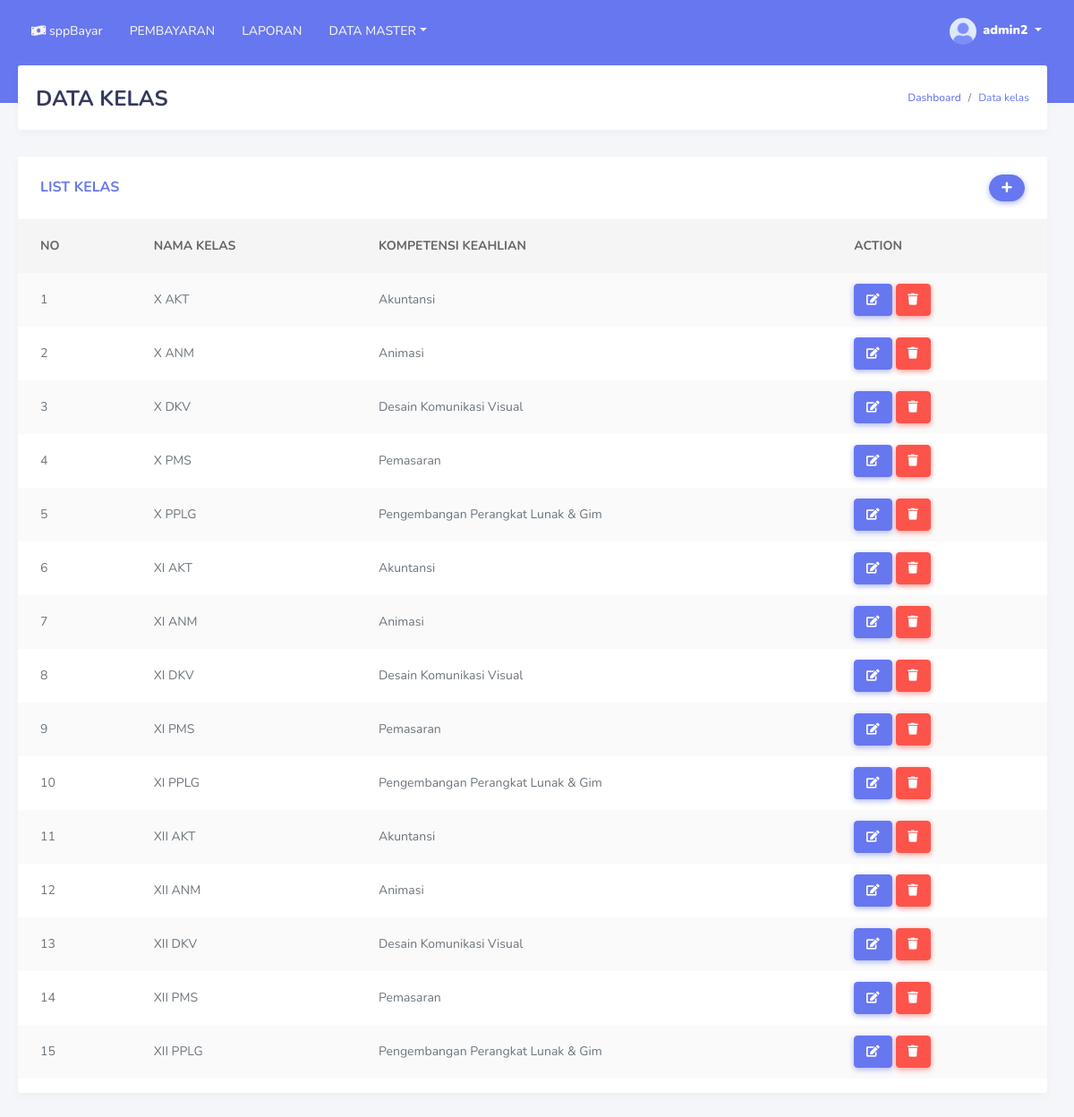
Page /kelas.php (signed in) on the committed database.
### tables this page shows
CREATE TABLE `kelas` (
  `id_kelas` int(11) NOT NULL,
  `nama_kelas` varchar(10) NOT NULL,
  `kompetensi_keahlian` varchar(50) NOT NULL
);

### kelas.php (the view, shortened to what this page needs)
<!DOCTYPE html>
<html>
<head>
</head>
<body>
  <?php
  include('tampilan/header.php');
  include('tampilan/sidebar.php');
  ?>
  <div class="main-content">
    <section class="section">
      <div class="section-header">
        <h1>DATA KELAS</h1>
        <div class="section-header-breadcrumb">
          <div class="breadcrumb-item active"><a href="#">Dashboard</a></div>
          <div class="breadcrumb-item text-primary">Data kelas</div>
        </div>
      </div>
      <div class="row">
        <div class="col-12">
          <div class="card">
            <div class="card-header">
              <h4>LIST KELAS</h4>
              <div class="card-header-form">
                <form>
                  <div class="input-group-btn">
                    <a href="tambah_kelas.php" class="btn btn-primary"><i class="fas fa-plus"></i></a>
                  </div>
                </form>
              </div>
            </div>
            <div class="card-body p-0">
              <div class="table-responsive">
                <table class="table table-striped">
                  <thead>
                    <tr>
                      <th>NO</th>
                      <th>NAMA KELAS</th>
                      <th>KOMPETENSI KEAHLIAN</th>
                      <th>ACTION</th>
                    </tr>
                  </thead>
                  <tbody>
                    <?php
                    $query = "SELECT * FROM kelas ORDER BY nama_kelas ASC";
                    $result = mysqli_query($koneksi, $query);
                    $no = 1;
                    while ($row = mysqli_fetch_assoc($result)) {
                      ?>
                      <tr>
                        <td>
                          <?php echo $no; ?>
                        </td>
                        <td>
                          <?php echo $row['nama_kelas']; ?>
                        </td>
                        <td>
                          <?php echo $row['kompetensi_keahlian']; ?>
                        </td>
                        <td>
                          <a href="edit_kelas.php?id=<?php echo $row['id_kelas']; ?>" class="btn btn-primary"><i
                              class="fas fa-edit"></i></a>
                          <a href="proses_hapuskelas.php?id=<?php echo $row['id_kelas']; ?>" class="btn btn-danger"
                            onClick="return confirm('Anda yakin akan menghapus data ini?')"><i
                              class="fas fa-trash"></i></a>
                        </td>
                      </tr>
                      <?php
                      $no++;
                    }
                    ?>
                  </tbody>
                </table>
              </div>
            </div>
          </div>
        </div>
      </div>
    </section>
  </div>
  </div>
</body>
</html>

### tampilan/header.php (shortened to what this page needs)
<!DOCTYPE html>
<html lang="en">
<head>
  <link rel="stylesheet" href="bootstrap/bootstrap.min.css">
  <link rel="stylesheet" href="assets/fontawesome-free/css/all.css">
  <link rel="stylesheet" href="css/style.css">
  <link rel="stylesheet" href="css/components.css">
</head>
</html>

### tampilan/sidebar.php (shortened to what this page needs)
<?php
if ($_SESSION['level'] == "admin") {
  ?>
  <body>
    <div id="app">
      <div class="main-wrapper">
        <div class="navbar-bg"></div>
        <nav class="navbar navbar-expand-lg main-navbar">
          <form class="form-inline mr-auto">
            <ul class="navbar-nav mr-3">
              <li><a href="dashboard.php" class="nav-link has-icon"><i class="fas fa-money-bill-wave"></i> sppBayar</a>
              </li>
              <li><a href="transaksi.php" class="nav-link">PEMBAYARAN</a></li>
              <li><a href="laporan.php" class="nav-link">LAPORAN</a></li>
              <li class="dropdown"><a href="#" data-toggle="dropdown" class="nav-link dropdown-toggle">DATA MASTER</a>
              </li>
            </ul>
          </form>
          <ul class="navbar-nav navbar-right">
            <li class="dropdown"><a href="#" data-toggle="dropdown"
                class="nav-link dropdown-toggle nav-link-lg nav-link-user">
                <img alt="image" src="img/avatar/avatar-1.png" class="rounded-circle mr-1">
                <b>
                  <?php echo $_SESSION['username']; ?>
                </b></a>
            </li>
          </ul>
        </nav>
      </div>
      <?php
} else if ($_SESSION['level'] == "petugas") {
  ?>
        <body>
          <div id="app">
            <div class="main-wrapper">
              <div class="navbar-bg"></div>
              <nav class="navbar navbar-expand-lg main-navbar">
                <form class="form-inline mr-auto">
                  <ul class="navbar-nav mr-3">
                    <li><a href="dashboard.php" class="nav-link has-icon"><i class="fas fa-money-bill-wave"></i>
                        sppBayar</a>
                    </li>
                    <li><a href="transaksi.php" class="nav-link">PEMBAYARAN</a></li>
                    <li><a href="laporan.php" class="nav-link">LAPORAN</a></li>
                  </ul>
                </form>
                <ul class="navbar-nav navbar-right">
                  <li class="dropdown"><a href="#" data-toggle="dropdown"
                      class="nav-link dropdown-toggle nav-link-lg nav-link-user">
                      <img alt="image" src="img/avatar/avatar-1.png" class="rounded-circle mr-1">
                    <?php echo $_SESSION['username']; ?>
                      </b>
                    </a>
                    <div class="dropdown-menu dropdown-menu-right">
                      <div class="dropdown-divider"></div>
                      <a href="logout.php" class="dropdown-item has-icon text-danger">
                        <i class="fas fa-sign-out-alt"></i> Logout
                      </a>
                    </div>
                  </li>
                </ul>
              </nav>
            <?php
} else if ($_SESSION['level'] == "siswa") {
  ?>
                <body>
                  <div id="app">
                    <div class="main-wrapper">
                      <div class="navbar-bg"></div>
                      <nav class="navbar navbar-expand-lg main-navbar">
                        <form class="form-inline mr-auto">
                          <ul class="navbar-nav mr-3">
                            <li><a href="history.php" class="nav-link has-icon"><i class="fas fa-money-bill-wave"></i>
                                sppBayar</a>
                            <li><a href="laporan.php" class="nav-link">LAPORAN</a></li>
                          </ul>
                        </form>
                        <ul class="navbar-nav navbar-right">
                          <li class="dropdown"><a href="#" data-toggle="dropdown"
                              class="nav-link dropdown-toggle nav-link-lg nav-link-user">
                              <img alt="image" src="img/avatar/avatar-1.png" class="rounded-circle mr-1">
                          <?php echo $_SESSION['username']; ?>
                              </b>
                            </a>
                            <div class="dropdown-menu dropdown-menu-right">
                              <div class="dropdown-divider"></div>
                              <a href="logout.php" class="dropdown-item has-icon text-danger">
                                <i class="fas fa-sign-out-alt"></i> Logout
                              </a>
                            </div>
                          </li>
                        </ul>
                      </nav>
                  <?php
} else {
  header("location:index.php?pesan=gagal");
}

### rows in the picture
kelas: nama_kelas "X AKT", kompetensi_keahlian "Akuntansi"
kelas: nama_kelas "X ANM", kompetensi_keahlian "Animasi"
kelas: nama_kelas "X DKV", kompetensi_keahlian "Desain Komunikasi Visual"
kelas: nama_kelas "X PMS", kompetensi_keahlian "Pemasaran"
kelas: nama_kelas "X PPLG", kompetensi_keahlian "Pengembangan Perangkat Lunak & Gim"
kelas: nama_kelas "XI AKT", kompetensi_keahlian "Akuntansi"
kelas: nama_kelas "XI ANM", kompetensi_keahlian "Animasi"
kelas: nama_kelas "XI DKV", kompetensi_keahlian "Desain Komunikasi Visual"
kelas: nama_kelas "XI PMS", kompetensi_keahlian "Pemasaran"
kelas: nama_kelas "XI PPLG", kompetensi_keahlian "Pengembangan Perangkat Lunak & Gim"
kelas: nama_kelas "XII AKT", kompetensi_keahlian "Akuntansi"
kelas: nama_kelas "XII ANM", kompetensi_keahlian "Animasi"
kelas: nama_kelas "XII DKV", kompetensi_keahlian "Desain Komunikasi Visual"
kelas: nama_kelas "XII PMS", kompetensi_keahlian "Pemasaran"
kelas: nama_kelas "XII PPLG", kompetensi_keahlian "Pengembangan Perangkat Lunak & Gim"

### other values in the picture
$_SESSION['username'] "admin2"
